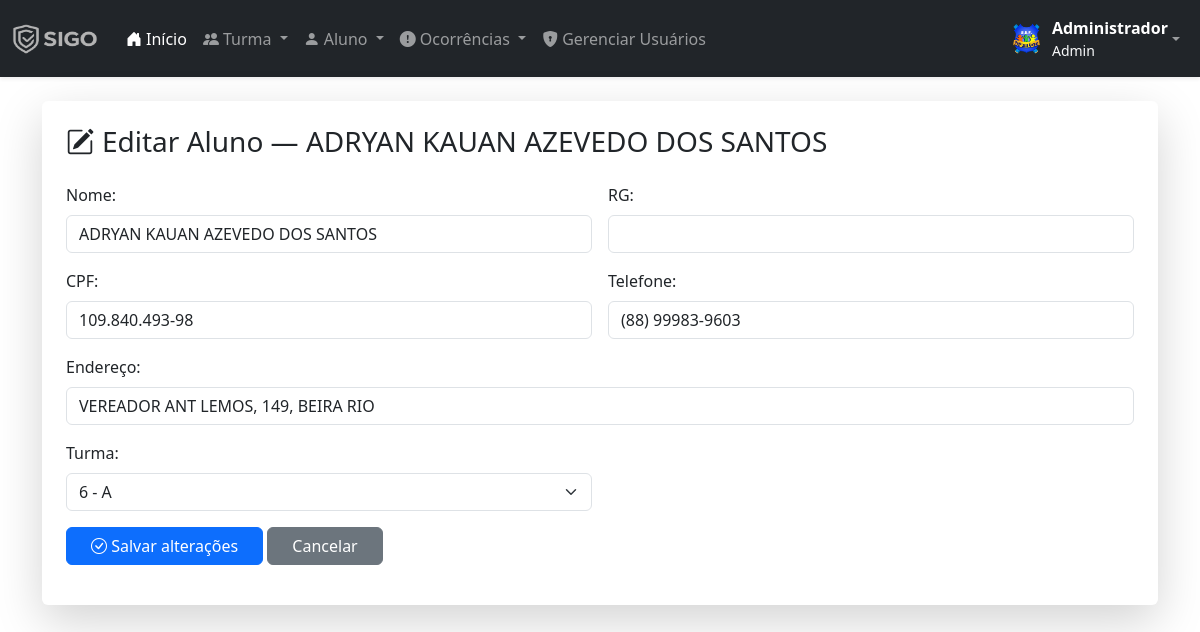
Screenshot of /editar-aluno.php?id=109 (signed in) with the database file from the repository.
### tables this page shows
CREATE TABLE `alunos` (
  `id` int(11) NOT NULL,
  `nome` varchar(255) NOT NULL,
  `rg` varchar(30) NOT NULL,
  `cpf` varchar(20) NOT NULL,
  `endereco` varchar(255) NOT NULL,
  `tel` varchar(80) NOT NULL,
  `escolaridade` varchar(50) NOT NULL,
  `turma` int(11) NOT NULL
);

CREATE TABLE `turma` (
  `id` int(11) NOT NULL,
  `ano` int(11) NOT NULL,
  `turma` varchar(10) NOT NULL
);

### editar-aluno.php (the view, shortened to what this page needs)
<?php
require('includes/conexao.php');
$id = intval($_GET['id']);
$sql = "SELECT * FROM alunos WHERE id = $id LIMIT 1";
$result = mysqli_query($conn, $sql);
$al = mysqli_fetch_assoc($result);
include('layout/head.php');
include('layout/menu.php');
?>
<div class="container mt-4">
    <div class="card shadow-lg border-0">
        <div class="card-body p-4">
            <h3 class="mb-4">
                <i class="bi bi-pencil-square me-2"></i>Editar Aluno — <?= htmlspecialchars($al['nome']) ?>
            </h3>
            <form action="acoes/editar-aluno.php" method="POST" class="row g-3">
                <div class="col-md-6">
                    <label class="form-label">Nome:</label>
                    <input type="text" name="nome" class="form-control" value="<?= $al['nome'] ?>" required>
                </div>
                <div class="col-md-6">
                    <label class="form-label">RG:</label>
                    <input type="text" name="rg" class="form-control" value="<?= $al['rg'] ?>">
                </div>
                <div class="col-md-6">
                    <label class="form-label">CPF:</label>
                    <input type="text" name="cpf" id="cpf" class="form-control" value="<?= $al['cpf'] ?>">
                </div>
                <div class="col-md-6">
                    <label class="form-label">Telefone:</label>
                    <input type="text" name="tel" id="tel" class="form-control" value="<?= $al['tel'] ?>">
                </div>
                <div class="col-md-12">
                    <label class="form-label">Endereço:</label>
                    <input type="text" name="endereco" class="form-control"
                        value="<?= $al['endereco'] ?>">
                </div>
                <div class="col-md-6">
                    <label class="form-label">Turma:</label>
                    <select name="turma" class="form-select">
                        <?php
                        $res = mysqli_query($conn, "SELECT * FROM turma ORDER BY id ASC");
                        while ($t = mysqli_fetch_assoc($res)):
                        ?>
                            <option value="<?= $t['id'] ?>" <?= $t['id'] == $al['turma'] ? 'selected' : '' ?>>
                                <?= $t['ano'] ?> - <?= $t['turma'] ?>
                            </option>
                        <?php endwhile; ?>
                    </select>
                </div>
                <div class="col-md-12 mt-3">
                    <button class="btn btn-primary px-4">
                        <i class="bi bi-check-circle"></i> Salvar alterações
                    </button>
                    <a href="listar-alunos.php" class="btn btn-secondary px-4">Cancelar</a>
                </div>
            </form>
        </div>
    </div>
</div>

### rows the page displays
alunos: nome "ADRYAN KAUAN AZEVEDO DOS SANTOS", cpf "109.840.493-98", tel "(88) 99983-9603", endereco "VEREADOR ANT LEMOS, 149, BEIRA RIO", turma "6 - A"

### other values shown
$usuarioNome "Administrador"
$usuarioNivel "Admin"
